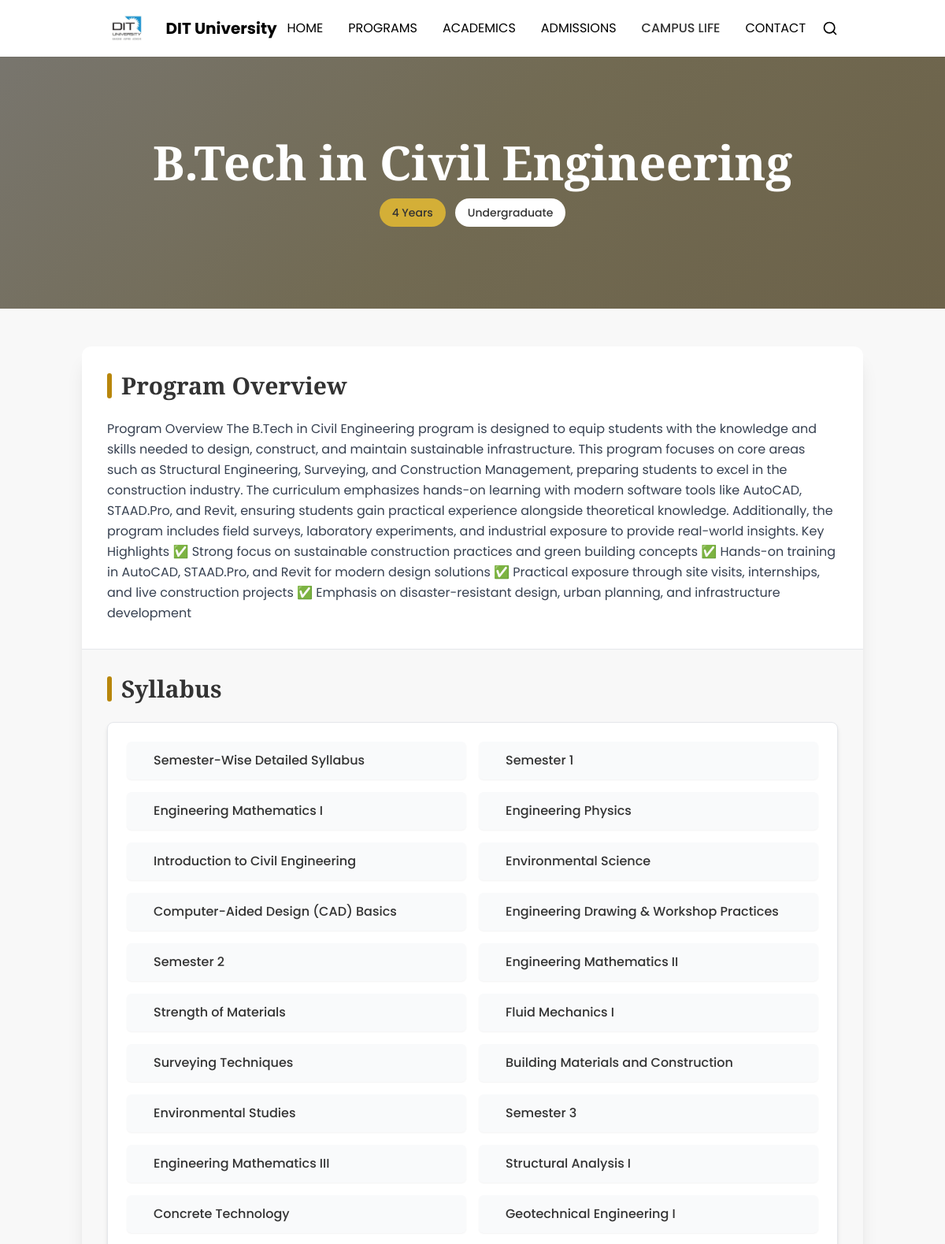
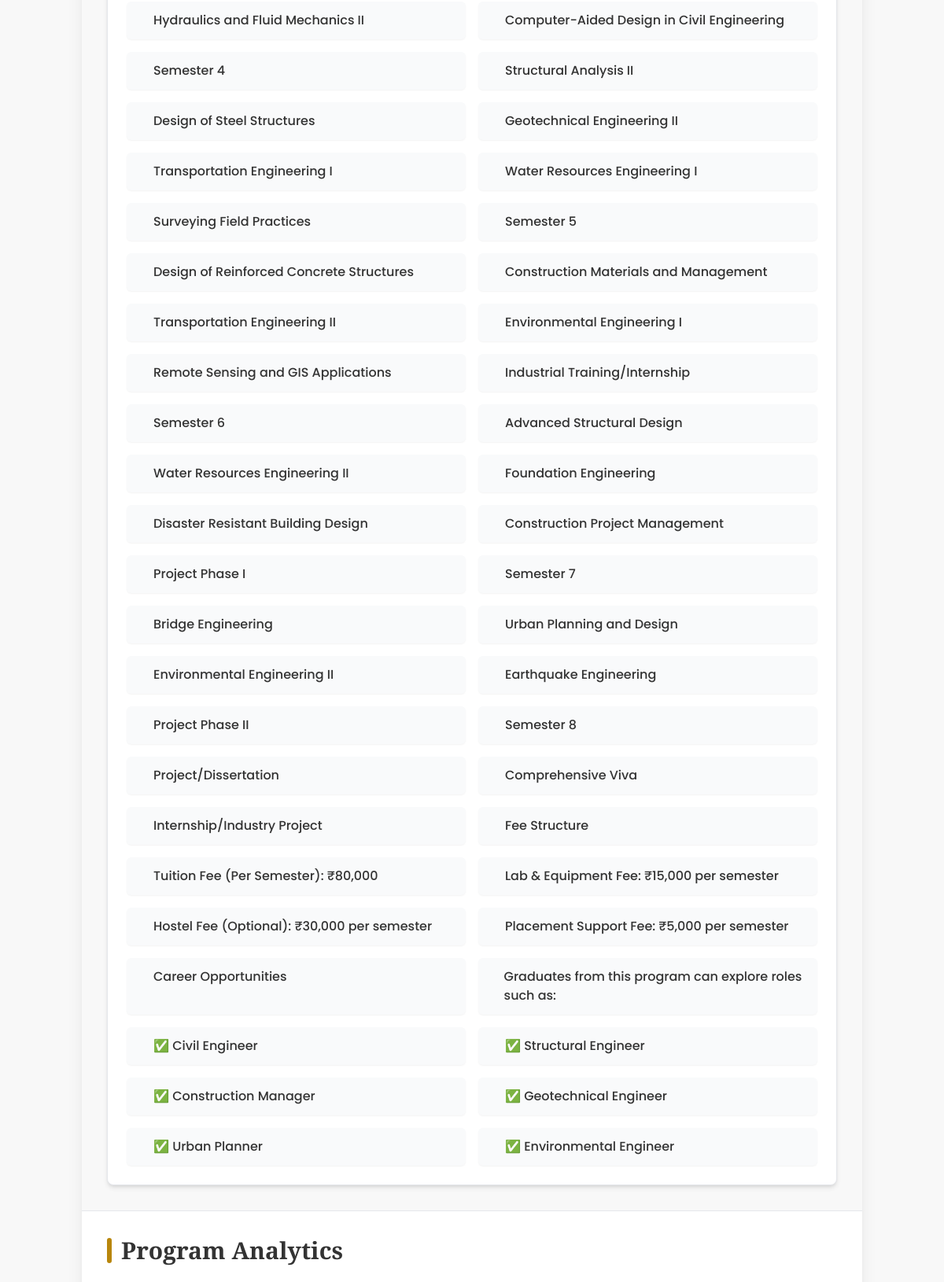
/departments/1/programs_details/5/ (upper part), run on the app's committed database (2 pictures, top to bottom).
### website/models.py (models this page shows, shortened)
class Program(models.Model):
    id = models.AutoField(primary_key=True)
    name = models.CharField(max_length=255, unique=True)
    duration = models.CharField(max_length=100)  # e.g., "4 Years", "3 Years"
    level = models.CharField(max_length=100)     # e.g., "Undergraduate", "Postgraduate"
    description = models.TextField(blank=True, null=True)
    syllabus = models.TextField(blank=True, null=True)
    department = models.ForeignKey(
        Department,
        on_delete=models.CASCADE,
        related_name='programs'
    )

### website/views.py (the view, shortened to what this page needs)
class DepartmentViewSet(viewsets.ModelViewSet):
    queryset = Department.objects.all()
    serializer_class = DepartmentSerializer
    @action(detail=True, methods=['get'], url_path='programs_details/(?P<program_id>\d+)')
    def program_details(self, request, pk=None, program_id=None):
        department = get_object_or_404(Department, id=pk)
        program = get_object_or_404(Program, id=program_id, department=department)
        return render(request, 'sub_templates/programs_details.html', {'program': program})

### templates/sub_templates/programs_details.html (shortened to what this page needs)
<!DOCTYPE html>
<html lang="en">
<head>
    <script src="https://cdn.tailwindcss.com"></script>
</head>
<body class="bg-offwhite text-charcoal min-h-screen">
    {% include 'new.html' %}
    <div class="relative h-80 overflow-hidden">
        <div class="absolute inset-0 bg-charcoal opacity-80"></div>
        <div class="absolute inset-0 gold-gradient opacity-20"></div>
        <div class="absolute inset-0 flex flex-col justify-center items-center text-center px-4">
            <h1 class="text-4xl md:text-5xl lg:text-6xl font-bold text-white playfair mb-4">{{ program.name }}</h1>
            <div class="flex flex-wrap justify-center gap-3">
                <span class="px-4 py-2 bg-gold text-charcoal rounded-full text-sm font-medium">{{ program.duration }}</span>
                <span class="px-4 py-2 bg-white text-charcoal rounded-full text-sm font-medium">{{ program.level }}</span>
            </div>
        </div>
    </div>
    <main class="container mx-auto px-4 py-12">
        <div class="bg-white rounded-xl shadow-xl overflow-hidden mb-12 transform transition-all duration-300 hover:shadow-2xl">
            <div class="p-8 border-b border-gray-200">
                <h2 class="text-3xl font-bold playfair text-charcoal mb-6 flex items-center">
                    <span class="w-1.5 h-8 bg-gold-dark rounded mr-3"></span>
                    Program Overview
                </h2>
                <p class="text-gray-700 leading-relaxed">{{ program.description }}</p>
            </div>
            <div class="p-8 bg-offwhite">
                <h2 class="text-3xl font-bold playfair text-charcoal mb-6 flex items-center">
                    <span class="w-1.5 h-8 bg-gold-dark rounded mr-3"></span>
                    Syllabus
                </h2>
                <div class="bg-white p-6 rounded-lg shadow-md border border-gray-200">
                    <div class="grid grid-cols-1 md:grid-cols-2 gap-4">
                        {% for topic in program.syllabus.splitlines %}
                            <div class="flex items-start gap-3 bg-gray-50 p-3 rounded-md shadow-sm">
                                <span class="w-2.5 h-2.5 bg-primary rounded-full mt-1"></span>
                                <span class="text-charcoal font-medium">{{ topic }}</span>
                            </div>
                        {% empty %}
                            <div class="text-gray-500 italic">No syllabus available for this program.</div>
                        {% endfor %}
                    </div>
                </div>
            </div>
            <div class="p-8 border-t border-gray-200">
                <h2 class="text-3xl font-bold playfair text-charcoal mb-6 flex items-center">
                    <span class="w-1.5 h-8 bg-gold-dark rounded mr-3"></span>
                    Program Analytics
                </h2>
            </div>
        </div>
    </main>
</body>
</html>

### templates/sub_templates/programs_details.html (style rules this page uses)
body { font-family: 'Poppins', sans-serif; }
.playfair { font-family: 'Playfair Display', serif; }
.gold-gradient { background: linear-gradient(135deg, #f5e7c1 0%, #d4af37 50%, #b8860b 100%); }

### data on the page
Program: name "B.Tech in Civil Engineering", duration "4 Years", level "Undergraduate", description "Program Overview The B.Tech in Civil Engineering program is designed to equip students with the knowledge and skills needed to design, construct, and maintain sustainable infrastructure. This program focuses on core areas such as Structural Engineering, Surveying, and Construction Management, preparing students to excel in the construction industry. The curriculum emphasizes hands-on learning with modern software tools like AutoCAD, STAAD.Pro, and Revit, ensuring students gain practical experience alongside theoretical knowledge. Additionally, the program includes field surveys, laboratory experiments, and industrial exposure to provide real-world insights. Key Highlights ✅ Strong focus on…"

### other printed values
{{ topic }} "Semester-Wise Detailed Syllabus" "Semester 1" "Engineering Mathematics I" "Engineering Physics" "Introduction to Civil Engineering" "Environmental Science" "Computer-Aided Design (CAD) Basics" "Engineering Drawing & Workshop Practices" "Semester 2" "Engineering Mathematics II" "Strength of Materials" "Fluid Mechanics I" "Surveying Techniques" "Building Materials and Construction" "Environmental Studies" "Semester 3" "Engineering Mathematics III" "Structural Analysis I" "Concrete Technology" "Geotechnical Engineering I" "Hydraulics and Fluid Mechanics II" "Computer-Aided Design in Civil Engineering" "Semester 4" "Structural Analysis II" "Design of Steel Structures" "Geotechnical Engineering II" "Transportation Engineering I" "Water Resources Engineering I" "Surveying Field Practices" "Semester 5" "Design of Reinforced Concrete Structures" "Construction Materials and Management" "Transportation Engineering II" "Environmental Engineering I" "Remote Sensing and GIS Applications" "Industrial Training/Internship" "Semester 6" "Advanced Structural Design" "Water Resources Engineering II" "Foundation Engineering" "Disaster Resistant Building Design" "Construction Project Management" "Project Phase I" "Semester 7" "Bridge Engineering" "Urban Planning and Design" "Environmental Engineering II" "Earthquake Engineering" "Project Phase II" "Semester 8" "Project/Dissertation" "Comprehensive Viva" "Internship/Industry Project" "Fee Structure" "Tuition Fee (Per Semester): ₹80,000" "Lab & Equipment Fee: ₹15,000 per semester" "Hostel Fee (Optional): ₹30,000 per semester" "Placement Support Fee: ₹5,000 per semester" "Career Opportunities" "Graduates from this program can explore roles such as:" "✅ Civil Engineer" "✅ Structural Engineer" "✅ Construction Manager" "✅ Geotechnical Engineer" "✅ Urban Planner" "✅ Environmental Engineer"
